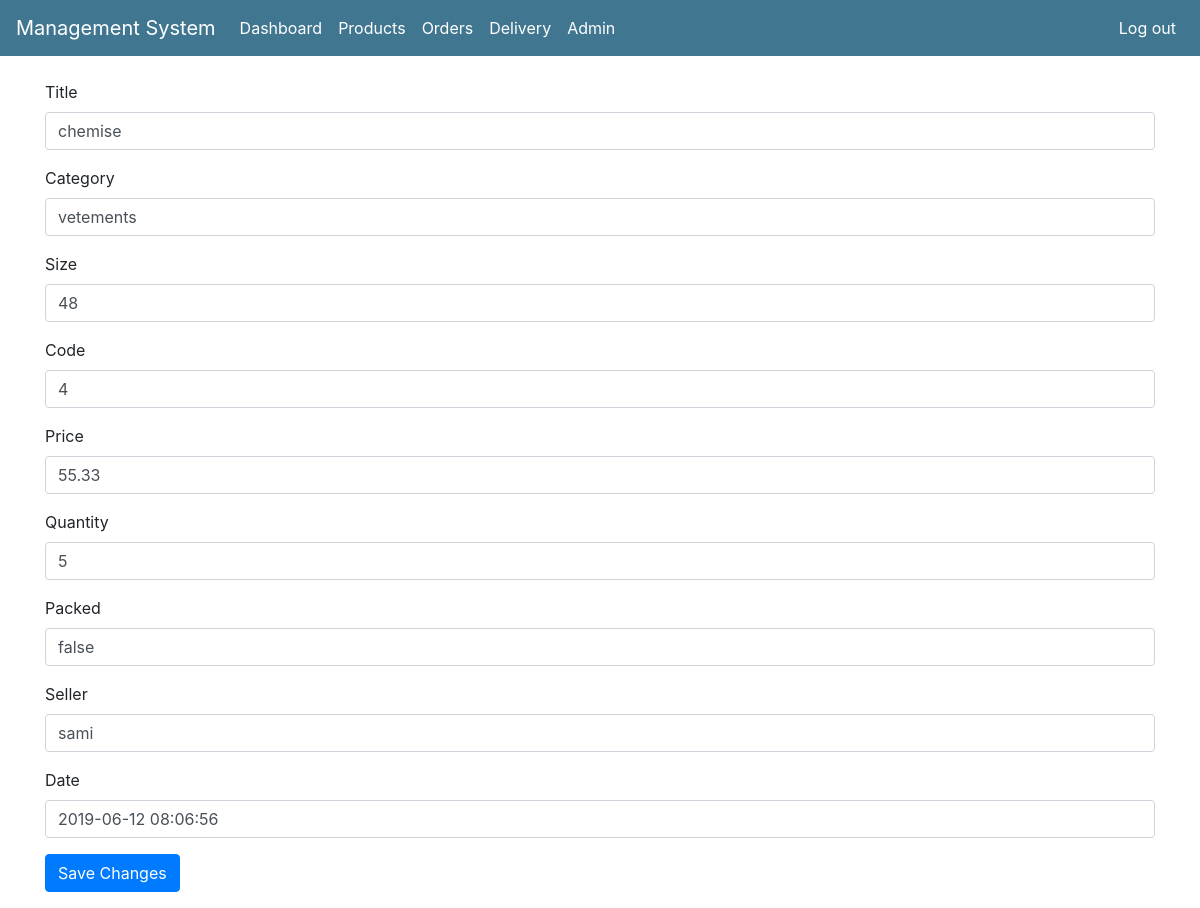
The app's page /edit_product/1 (signed in) with its own data.
### inv_man/models.py (models this page shows, shortened)
class Product(models.Model):
    title  =  models.CharField(max_length = 200, blank = False)
    category  =  models.CharField(max_length = 200, blank = True)
    size  =  models.CharField(max_length = 200, blank = True)
    code  =  models.CharField(max_length = 100, blank = True)
    price  =  models.CharField(max_length = 100, blank = True)
    quantity  =  models.CharField(max_length = 100, blank = True)
    packed  =  models.CharField(max_length = 100, blank = True)
    seller  =  models.CharField(max_length = 200, blank = True)
    date  =  models.DateTimeField(default = timezone.now)

### inv_man/views.py (the view, shortened to what this page needs)
# urls.py: url(r'^(?P<id>\d+)$', edit_product, name='product'),
@login_required
def edit_product(request, id):
    if request.user.is_admin or request.user.is_staff:
        product = get_object_or_404(Product, id=id)
        if request.method == "POST":
            prod_form = ProductForm(request.POST, instance=product)
            if prod_form.is_valid():
                prod_form.save()
                return redirect('inv_man:display_product')
        else:
            prod_form = ProductForm(instance=product)
        context={
            'prod_form' : prod_form
        }
        return render(request, 'edit_product.html', context)

### inv_man/forms.py
class ProductForm(forms.ModelForm):
    class Meta:
        model = Product
        fields = ('title', 'category',  'size', 'code', 'price', 'quantity', 'packed', 'seller', 'date')

### inv_man/templates/edit_product.html (shortened to what this page needs)
{% extends 'base.html' %}
{% load bootstrap4 %}
{% block body %}
<form method="POST">
    {% bootstrap_form prod_form %}
    {% buttons %}
        <button type="submit" class="btn btn-primary">Save Changes</button>
    {% endbuttons %}
  </form>
{% endblock %}

### records on screen
Product: title "chemise", category "vetements", size "48", code "4", price "55.33", quantity "5", packed "false", seller "sami", date "2019-06-12 08:06:56"
